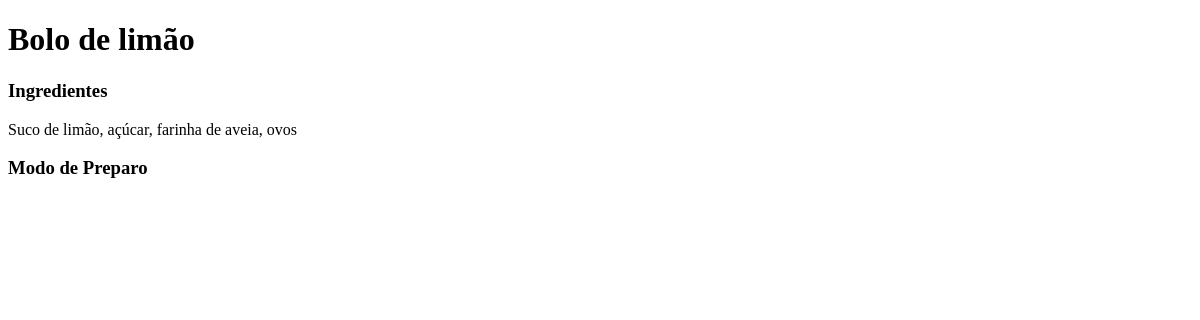
The page /detalhes_receita/1/ on the database as committed earlier.
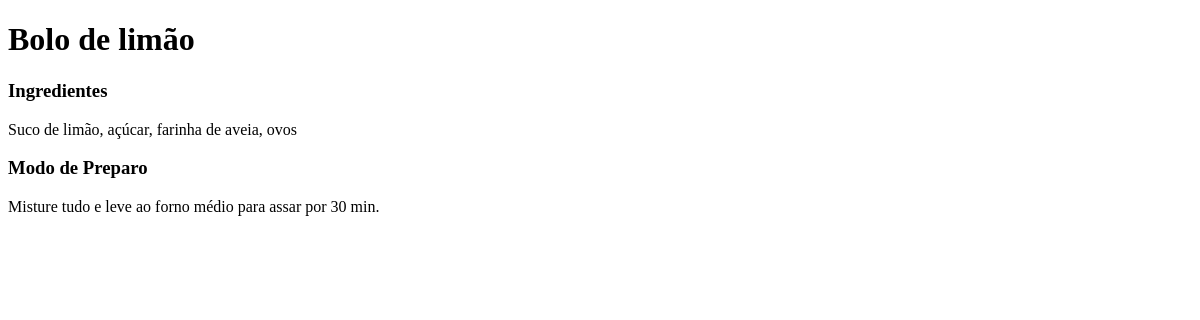
The same page on the database as committed later.
### receita/models.py (models this page shows, shortened)
class Receita(models.Model):
    titulo = models.CharField(max_length=100)
    ingredientes = models.TextField()
    modo_preparo = models.TextField()
    data_criacao = models.DateTimeField(auto_now_add=True)
    categoria = models.ForeignKey(Categoria, on_delete=models.CASCADE)

### receita/views.py (the view)
# urls.py: path('detalhes_receita/<int:id_receita>/', views.detalhes_receita, name='detalhes_receita'),
def detalhes_receita(request, id_receita):
    receita = Receita.objects.get(id=id_receita)
    context = {'receita': receita}
    return render(request, 'detalhes_receita.html', context)

### receita/templates/detalhes_receita.html (shortened to what this page needs)
<!DOCTYPE html>
<html lang="en">
<head>
</head>
<body>
    <h1>{{ receita.titulo }}</h1>
    <section>
        <h3>Ingredientes</h3>
        <p>{{ receita.ingredientes }}</p>
    </section>
    <section>
        <h3>Modo de Preparo</h3>
        <p>{{ receita.modo_preparo }}</p>
    </section>
</body>
</html>

Rows that differ between the two databases and show on the page:
changed Receita "Bolo de limão": modo_preparo (not shown) → "Misture tudo e leve ao forno médio para assar por 30 min."
